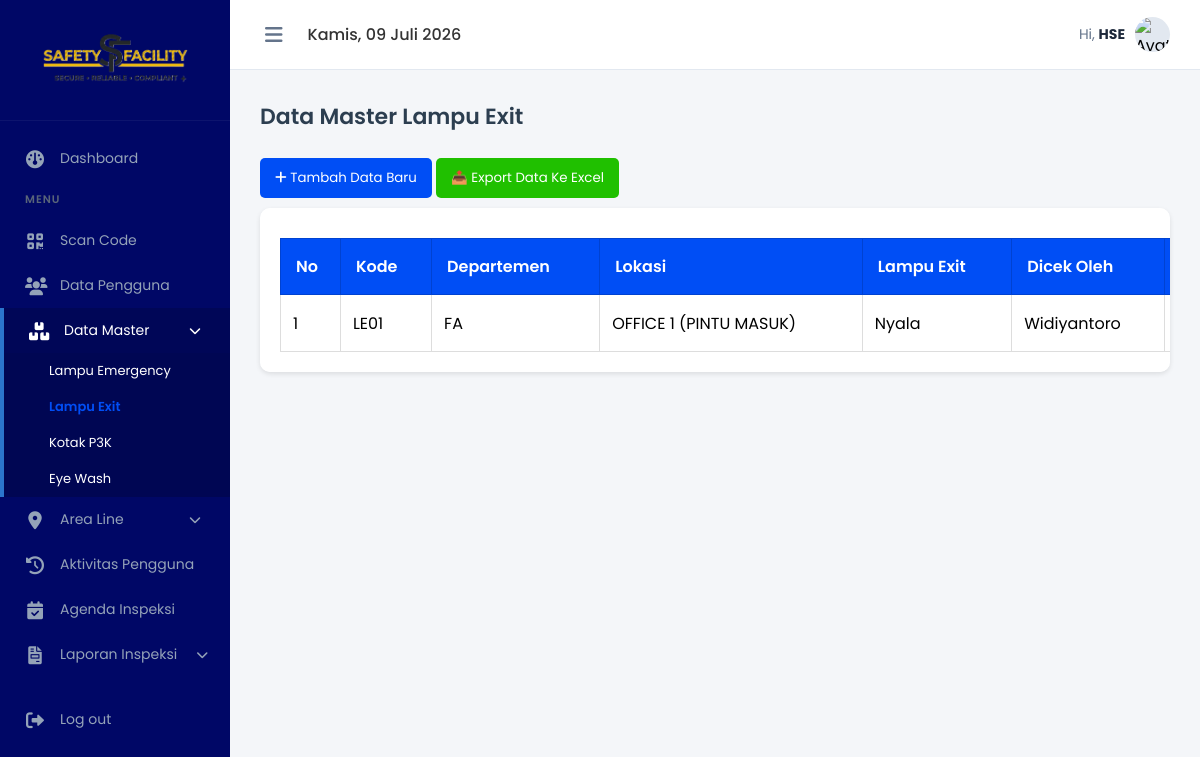
/admin/lampu_exit.php?scan_id=2&action=scan_popup (signed in), run on the app's committed database.
### tables this page shows
CREATE TABLE `master_lampu` (
  `id` int(11) NOT NULL,
  `code` varchar(50) NOT NULL,
  `line_area` varchar(100) DEFAULT NULL,
  `lokasi` varchar(255) NOT NULL,
  `indikator_mati_menyala` varchar(20) DEFAULT NULL,
  `lampu_mati` varchar(20) DEFAULT NULL,
  `nyala_otomatis` varchar(20) DEFAULT NULL,
  `kondisi` enum('baik','rusak','','') NOT NULL,
  `catatan` varchar(255) NOT NULL
);

### admin/lampu_exit.php (the view, shortened to what this page needs)
<?php
global $koneksi;
$query = mysqli_query($koneksi, "SELECT ml.*, il.username, il.tanggal_inspeksi
    FROM master_lampu ml
    LEFT JOIN (
        SELECT code_lampu, username, tanggal_inspeksi
        FROM inspeksi_lampu
        WHERE id_inspeksi IN (SELECT MAX(id_inspeksi) FROM inspeksi_lampu GROUP BY code_lampu)
    ) il ON ml.code = il.code_lampu
    WHERE ml.code LIKE 'LE%'");
$hari_ini = date('l');
$daftar_hari = [
    'Sunday' => 'Minggu',
    'Monday' => 'Senin',
    'Tuesday' => 'Selasa',
    'Wednesday' => 'Rabu',
    'Thursday' => 'Kamis',
    'Friday' => 'Jumat',
    'Saturday' => 'Sabtu'
];
$hari_indo = $daftar_hari[$hari_ini] ?? $hari_ini;
$bulan_ini = date('F');
$daftar_bulan = [
    'January' => 'Januari',
    'February' => 'Februari',
    'March' => 'Maret',
    'April' => 'April',
    'May' => 'Mei',
    'June' => 'Juni',
    'July' => 'Juli',
    'August' => 'Agustus',
    'September' => 'September',
    'October' => 'Oktober',
    'November' => 'November',
    'December' => 'Desember'
];
$bulan_indo = $daftar_bulan[$bulan_ini] ?? $bulan_ini;
$tanggal_format = $hari_indo . ", " . date('d') . " " . $bulan_indo . " " . date('Y');
?>
<!DOCTYPE html>
<html lang="id">
<head>
    <link rel="stylesheet" href="https://cdnjs.cloudflare.com/ajax/libs/font-awesome/6.0.0/css/all.min.css">
    <link rel="stylesheet" href="style.css">
</head>
<body>
    <aside class="sidebar" id="sidebar">
        <div class="sidebar-brand">
            <img src="../foto/logo.png" alt="Safety Facility Logo" class="sidebar-logo">
        </div>
        <ul class="sidebar-menu">
            <li><a href="index.php"><i class="fa-solid fa-gauge"></i> <span>Dashboard</span></a></li>
            <li class="menu-header">Menu</li>
            <li><a href="scan.php"><i class="fa-solid fa-qrcode"></i> <span>Scan Code</span></a></li>
            <li><a href="../login.php"><i class="fa-solid fa-users"></i> <span>Data Pengguna</span></a></li>
            <li class="has-submenu active">
                <a href="javascript:void(0)" onclick="toggleSubmenu(this)">
                    <i class="fa-solid fa-boxes-stacked"></i>
                    <span>Data Master</span>
                    <i class="fa-solid fa-chevron-down submenu-icon"></i>
                </a>
                <ul class="submenu" style="display: block;">
                    <li><a href="master_lampu.php"> Lampu Emergency</a></li>
                    <li><a href="lampu_exit.php" style="color: #004ef5; font-weight: 600;"> Lampu Exit</a></li>
                    <li><a href="master_p3k.php"> Kotak P3K</a></li>
                    <li><a href="master_eyewash.php"> Eye Wash</a></li>
                </ul>
            </li>
            <li class="has-submenu">
                <a href="javascript:void(0)" onclick="toggleSubmenu(this)">
                    <i class="fa-solid fa-location-dot"></i>
                    <span>Area Line</span>
                    <i class="fa-solid fa-chevron-down submenu-icon"></i>
                </a>
            </li>
            <li><a href="aktivitas.php"><i class="fa-solid fa-clock-rotate-left"></i> <span>Aktivitas Pengguna</span></a></li>
            <li><a href="agenda.php"><i class="fa-solid fa-calendar-check"></i> <span>Agenda Inspeksi</span></a></li>
            <li class="has-submenu">
                <a href="javascript:void(0)" onclick="toggleSubmenu(this)">
                    <i class="fa-solid fa-file-invoice"></i>
                    <span>Laporan Inspeksi</span>
                    <i class="fa-solid fa-chevron-down submenu-icon"></i>
                </a>
            </li>
            <li style="margin-top: 20px;"><a href="../logout.php"><i class="fa-solid fa-right-from-bracket"></i> <span>Log out</span></a></li>
        </ul>
    </aside>
    <main class="main-content">
        <header class="topbar">
            <div class="topbar-left">
                <button class="toggle-sidebar-btn" onclick="toggleSidebar()"><i class="fa-solid fa-bars"></i></button>
                <div class="topbar-date"><?= $tanggal_format; ?></div>
            </div>
            <div class="user-profile">
                <span>Hi, <strong><?= htmlspecialchars($_SESSION['nama_lengkap'] ?? 'Admin'); ?></strong></span>
                <div class="user-avatar">
                    <img src="https://images.unsplash.com/photo-1535713875002-d1d0cf377fde?q=80&w=100" alt="Avatar">
                </div>
            </div>
        </header>
        <section class="content-body">
            <h2 class="page-title">Data Master Lampu Exit</h2>
            <div class="top-actions">
                <button type="button" onclick="document.getElementById('modalTambah').style.display='block'" style="background: #004ef5; border:none; padding:10px 15px; margin-bottom: 10px; color:white; border-radius:5px; cursor:pointer;">
                    <i class="fa-solid fa-plus"></i> Tambah Data Baru
                </button>
                <button onclick="window.location.href='../export/excel_exit.php'" style="background: #20c000; border:none; padding:10px 15px; margin-bottom: 10px; color:white; border-radius:5px; cursor:pointer;">📤 Export Data Ke Excel</button>
            </div>
            <div class="table-container">
                <table>
                    <thead>
                        <tr>
                            <th style="width: 5%">No</th>
                            <th>Kode</th>
                            <th>Departemen</th>
                            <th>Lokasi</th>
                            <th>Lampu Exit</th>
                            <th>Dicek Oleh</th>
                            <th>Catatan</th>
                        </tr>
                    </thead>
                    <tbody>
                        <?php
                        $no = 1;
                        if ($query && mysqli_num_rows($query) > 0) {
                            while ($row = mysqli_fetch_assoc($query)) {
                                $safeIndikator = htmlspecialchars($row['indikator_mati_menyala'] ?? '', ENT_QUOTES);
                                $safeKondisi = htmlspecialchars($row['kondisi'], ENT_QUOTES);
                                $statusLampu = 'Mati';
                                if (!empty($safeIndikator)) {
                                    $statusLampu = (strtolower($safeIndikator) == 'nyala') ? 'Nyala' : 'Mati';
                                } else {
                                    $statusLampu = (strtolower($safeKondisi) == 'baik') ? 'Nyala' : 'Mati';
                                }
                        ?>
                                <tr>
                                    <td><?= $no++; ?></td>
                                    <td><?= htmlspecialchars($row['code']); ?></td>
                                    <td><?= !empty($row['line_area']) ? htmlspecialchars($row['line_area']) : '-'; ?></td>
                                    <td><?= htmlspecialchars($row['lokasi']); ?></td>
                                    <td><?= $statusLampu; ?></td>
                                    <td><?= !empty($row['username']) ? htmlspecialchars($row['username']) : '<span style="color:#999; font-style:italic;">Belum Dicek</span>'; ?></td>
                                    <td><?= !empty($row['catatan']) ? htmlspecialchars($row['catatan']) : '-'; ?></td>
                                </tr>
                        <?php }
                        } else {
                            echo "<tr><td colspan='8' style='text-align:center;'>Tidak ada data master Lampu Exit tersedia</td></tr>";
                        }
                        ?>
                    </tbody>
                </table>
            </div>
        </section>
    </main>
</body>
</html>

### admin/style.css (style rules this page uses)
* { margin: 0; padding: 0; box-sizing: border-box; font-family: 'Poppins', sans-serif; }
body { background-color: #f4f6f9; display: flex; min-height: 100vh; overflow-x: hidden; }
.sidebar { width: 230px; background-color: #000766; color: #adb5bd; display: flex; flex-direction: column; transition: width 0.3s ease; overflow-y: auto; overflow-x: hidden; height: 100vh; position: fixed; top: 0; left: 0; z-index: 100; }
.sidebar-brand { padding: 20px; display: flex; align-items: center; justify-content: center; color: #fff; border-bottom: 1px solid rgba(255, 255, 255, 0.05); white-space: nowrap; }
.sidebar-logo { max-width: 85%; height: auto; transition: all 0.3s ease; }
.sidebar-menu { padding: 15px 0; list-style: none; flex-grow: 1; }
.menu-header { padding: 10px 25px; font-size: 11px; text-transform: uppercase; letter-spacing: 1px; color: #596579; font-weight: 600; white-space: nowrap; transition: opacity 0.2s; }
.sidebar-menu li a { display: flex; align-items: center; gap: 15px; padding: 12px 25px; color: #94a3b8; text-decoration: none; font-size: 14px; transition: all 0.3s; white-space: nowrap; }
.sidebar-menu li a i { font-size: 18px; width: 20px; text-align: center; flex-shrink: 0; }
.sidebar-menu li a span { transition: opacity 0.2s; }
.sidebar-menu li a:hover, .sidebar-menu li.active a { background-color: rgba(255, 255, 255, 0.02); color: #fff; }
.sidebar-menu li.active a { border-left: 4px solid #2b75cc; background-color: rgba(0, 0, 0, 0.15); }
.main-content { flex-grow: 1; display: flex; flex-direction: column; min-width: 0; margin-left: 230px; transition: margin-left 0.3s ease; }
.topbar { background-color: #fff; height: 70px; display: flex; align-items: center; justify-content: space-between; padding: 0 30px; border-bottom: 1px solid #e2e8f0; }
.topbar-left { display: flex; align-items: center; gap: 20px; }
.toggle-sidebar-btn { font-size: 20px; color: #64748b; cursor: pointer; background: none; border: none; outline: none; padding: 5px; display: flex; align-items: center; justify-content: center; transition: color 0.2s; }
.topbar-date { font-size: 16px; color: #333; font-weight: 500; }
.user-profile { display: flex; align-items: center; gap: 10px; cursor: pointer; }
.user-profile span { font-size: 14px; color: #64748b; }
.user-profile strong { color: #1e293b; }
.user-avatar { width: 35px; height: 35px; background-color: #e2e8f0; border-radius: 50%; display: flex; align-items: center; justify-content: center; overflow: hidden; }
.user-avatar img { width: 100%; height: 100%; object-fit: cover; }
.content-body { padding: 30px; flex-grow: 1; position: relative; }
.page-title { font-size: 22px; font-weight: 600; color: #2c3e50; margin-bottom: 25px; }
.submenu { display: none; list-style: none; background: rgba(0, 0, 0, 0.05); margin: 0; padding: 0; }
.submenu li a { display: flex; align-items: center; padding: 8px 15px 8px 45px !important; font-size: 13px !important; color: #444; text-decoration: none; transition: background 0.2s; }
.submenu-icon { margin-left: auto; font-size: 12px !important; transition: transform 0.3s ease; }
.has-submenu>a { display: flex; align-items: center; width: 100%; }
.main-content { animation: fadeIn 0.4s ease-out; }
.content-body { animation: slideInUp 0.5s cubic-bezier(0.16, 1, 0.3, 1); }
.table-container { animation: slideInUp 0.6s cubic-bezier(0.16, 1, 0.3, 1) both; animation-delay: 0.2s; }
.shortcut-card, .stat-card, .table-action-btn, button, a { transition: all 0.2s ease-in-out !important; }

### admin/lampu_exit.php (style rules this page uses)
.table-container { background: #fff; padding: 20px; border-radius: 10px; box-shadow: 0 2px 5px rgba(0, 0, 0, 0.1); overflow-x: auto; overflow-y: hidden; white-space: nowrap; }
.table-container table { min-width: 1200px; width: max-content; border-collapse: collapse; margin-top: 10px; }
thead tr { background-color: #004ef5; color: white; }
thead th { padding: 15px; text-align: left; font-weight: 600; border: 1px solid #0042d1; }
tbody td { padding: 12px; border: 1px solid #ddd; }

### data on the page
master_lampu: code "LE01", line_area "FA", lokasi "OFFICE 1 (PINTU MASUK)", indikator_mati_menyala "Nyala", username "Widiyantoro"

### other printed values
$_SESSION['nama_lengkap'] "HSE"
